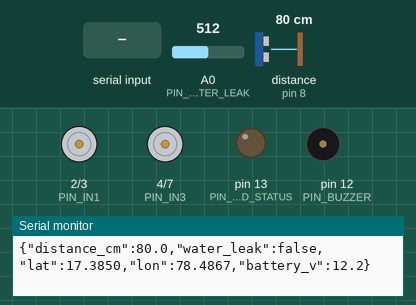
Recording of a sketch running on a simulated Arduino Uno, built with avr-gcc and run on an emulated ATmega328P. On the bench: motor-driver pin pairs drawn as motors (green arrow = first pin HIGH = forward, orange = second pin HIGH = backward, longer = more drive, scaled by the enable pin), output pins drawn as LEDs (lit = HIGH), buzzer (waves = sounding, pin HIGH), the last lines printed to the serial monitor. Wiring (inferred from the names in the program): ultrasonic range finder: trigger pin 9; echo pin 8. Dashed ring = blinking. The inputs (shaded band) are chosen by the test bench; at power-on: distance to the obstacle (sensor on pin 8) 80 cm, A0 (PIN_WATER_LEAK) = 512. The echo pulse lasts 58.3 µs per cm; pins used as bus, display or sensor lines are not drawn.

Above: at 1.3 s.
1.4 s: distance to the obstacle (sensor on pin 8) set to 29 cm
2.9 s: distance to the obstacle (sensor on pin 8) set to 23 cm
At 3.06 s:
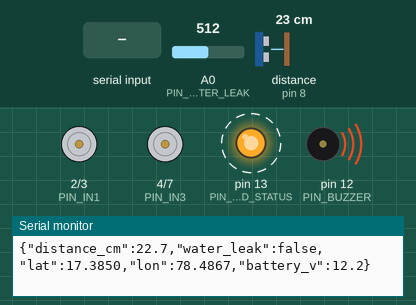
5.9 s: "B90\n" received over Serial
At 6.18 s:
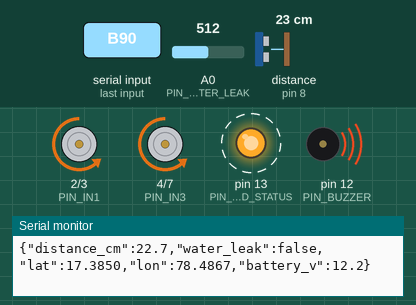
8.9 s: distance to the obstacle (sensor on pin 8) set to 4 cm
11.9 s: distance to the obstacle (sensor on pin 8) set to 2 cm
At 12.7 s:
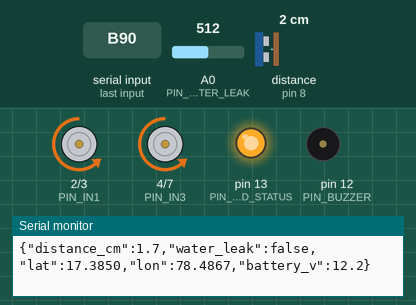
13.5 s: byte 70 ('F') received over Serial
At 16.3 s:
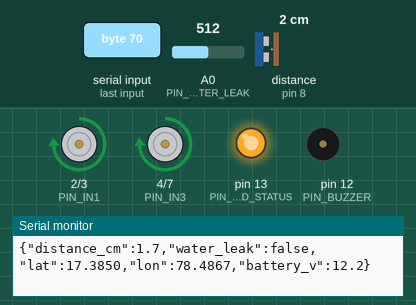
Timing chart, 0 to 17.5 s (numbered marks = the images above; inputs shaded):
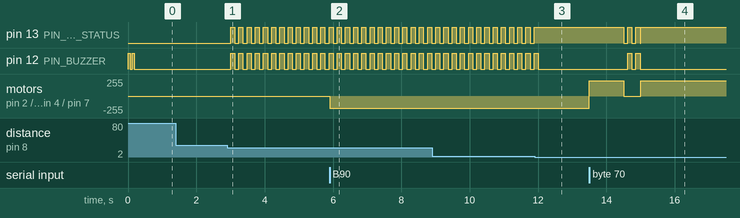

Measured:
- the behaviour switches between 26 and 25 cm on distance to the obstacle (sensor on pin 8) (found by bisection; images 0 and 1)
- the behaviour switches between 3 and 2 cm on distance to the obstacle (sensor on pin 8) (found by bisection; images 2 and 3)
- after the input at 2.9 s, pin 13 (PIN_LED_STATUS), pin 12 (PIN_BUZZER): alternates HIGH for 0.12 s and LOW for 0.12 s, starting after 0.11 s
- after the input at 5.9 s, motor on pin 2 (PIN_IN1) / pin 3 (PIN_IN2), motor on pin 4 (PIN_IN3) / pin 7 (PIN_IN4): stopped → backward 180/255 at once
- after the input at 11.9 s, pin 13 (PIN_LED_STATUS): stops changing and stays HIGH; pin 12 (PIN_BUZZER): goes on until 12.0 s, then stays LOW
- after the input at 13.5 s, pin 13 (PIN_LED_STATUS): goes LOW 0.12 s, HIGH 0.12 s, LOW 0.12 s, HIGH 0.12 s, LOW 0.02 s, then HIGH, starting after 1.0 s; pin 12 (PIN_BUZZER): alternates HIGH for 0.12 s and LOW for 0.12 s, 4 changes in all, then stays LOW, starting after 1.1 s

The sketch:

arduino_uno_actuator.ino
```cpp
/*
 ==============================================================================
  AquaNav Autonomous Marine Surface Vessel - Arduino Uno Actuator Firmware
  Target Board : Arduino Uno R3 / R4 (ATmega328P / RA4M1)
  Framework    : Arduino AVR
  Baud Rate    : 115200 Baud (Hardware Serial UART to ESP32-S3)
 ==============================================================================
  Exact Physical Pinout:
    - L298N Dual H-Bridge Motor Driver:
        * ENA = D5 (Left Motor Speed PWM)
        * IN1 = D2 (Left Motor Direction 1)
        * IN2 = D3 (Left Motor Direction 2)
        * IN3 = D4 (Right Motor Direction 1)
        * IN4 = D7 (Right Motor Direction 2)
        * ENB = D6 (Right Motor Speed PWM)
    - HC-SR04 Ultrasonic Distance Sensor:
        * TRIG = D9 (Output)
        * ECHO = D8 (Input)
    - NEO-6M GPS Module (SoftwareSerial @ 9600 baud):
        * RX = D10 (Connects to GPS Module TX)
        * TX = D11 (Connects to GPS Module RX)
    - HW-038 Water Leak / Bilge Sensor:
        * Analog Out = A0 (Threshold: dry > 700, wet < 400)
    - 2-Pin Active Acoustic Siren Buzzer:
        * Positive (+) = D12
        * Negative (-) = GND
    - Status Indicator:
        * Built-in LED = D13
 ==============================================================================
*/

#include <Arduino.h>
#include <SoftwareSerial.h>

// ----------------------------------------------------------------------------
// 1. PIN DEFINITIONS
// ----------------------------------------------------------------------------
// L298N Motor Driver Pins
const int PIN_ENA = 5;
const int PIN_IN1 = 2;
const int PIN_IN2 = 3;
const int PIN_IN3 = 4;
const int PIN_IN4 = 7;
const int PIN_ENB = 6;

// HC-SR04 Ultrasonic Distance Sensor Pins
const int PIN_TRIG = 9;
const int PIN_ECHO = 8;

// NEO-6M GPS Module (SoftwareSerial)
const int PIN_GPS_RX = 10; // Connects to GPS TX
const int PIN_GPS_TX = 11; // Connects to GPS RX

// HW-038 Water Leak Sensor
const int PIN_WATER_LEAK = A0;
const int WATER_LEAK_THRESHOLD = 400; // Trigger when reading < 400

// 2-Pin Active Buzzer & LED Status
const int PIN_BUZZER = 12;
const int PIN_LED_STATUS = 13;

// SoftwareSerial instance for NEO-6M GPS
SoftwareSerial gpsSerial(PIN_GPS_RX, PIN_GPS_TX);

// ----------------------------------------------------------------------------
// 2. CONFIGURATION & STATE
// ----------------------------------------------------------------------------
const int SPEED_FORWARD = 230;  // Full forward propulsion PWM (0-255)
const int SPEED_TURN    = 210;  // Pivot turn PWM
const int SPEED_REVERSE = 180;  // Reverse PWM

const float OBSTACLE_COLLISION_THRESHOLD_CM = 25.0; // Collision stop if < 25 cm
const unsigned long TELEMETRY_INTERVAL_MS   = 500;  // 500ms cloud sync rate

char activeCommand = 'S';       // Default to Stop on startup until commanded
bool cloudSirenActive = false;
bool obstacleFailsafeActive = false;
bool waterLeakFailsafeActive = false;

unsigned long lastTelemetryTime = 0;
unsigned long lastBuzzerToggleTime = 0;
bool buzzerPulseState = false;

// GPS State (Fallback to Hyderabad Marine / Benchmark coordinates)
float currentLat = 17.3850;
float currentLon = 78.4867;
float currentBatteryV = 12.20;

// NMEA sentence parsing buffer
char nmeaBuffer[85];
uint8_t nmeaIdx = 0;

// ----------------------------------------------------------------------------
// 3. MOTOR DRIVER PRIMITIVES (L298N)
// ----------------------------------------------------------------------------
void applyMotorSpeeds(int speedLeft, int speedRight) {
    analogWrite(PIN_ENA, constrain(speedLeft, 0, 255));
    analogWrite(PIN_ENB, constrain(speedRight, 0, 255));
}

void motorsStop() {
    digitalWrite(PIN_IN1, LOW);
    digitalWrite(PIN_IN2, LOW);
    digitalWrite(PIN_IN3, LOW);
    digitalWrite(PIN_IN4, LOW);
    applyMotorSpeeds(0, 0);
}

void motorsForward() {
    digitalWrite(PIN_IN1, HIGH);
    digitalWrite(PIN_IN2, LOW);
    digitalWrite(PIN_IN3, HIGH);
    digitalWrite(PIN_IN4, LOW);
    applyMotorSpeeds(SPEED_FORWARD, SPEED_FORWARD);
}

void motorsReverse() {
    digitalWrite(PIN_IN1, LOW);
    digitalWrite(PIN_IN2, HIGH);
    digitalWrite(PIN_IN3, LOW);
    digitalWrite(PIN_IN4, HIGH);
    applyMotorSpeeds(SPEED_REVERSE, SPEED_REVERSE);
}

void motorsSpinLeft() {
    digitalWrite(PIN_IN1, LOW);
    digitalWrite(PIN_IN2, HIGH);
    digitalWrite(PIN_IN3, HIGH);
    digitalWrite(PIN_IN4, LOW);
    applyMotorSpeeds(SPEED_TURN, SPEED_TURN);
}

void motorsSpinRight() {
    digitalWrite(PIN_IN1, HIGH);
    digitalWrite(PIN_IN2, LOW);
    digitalWrite(PIN_IN3, LOW);
    digitalWrite(PIN_IN4, HIGH);
    applyMotorSpeeds(SPEED_TURN, SPEED_TURN);
}

void executeMotorCommand(char cmd) {
    // Hardware Safety Overrides:
    // If obstacle is under 25cm, forward and turning propulsion are halted to prevent collisions.
    if (obstacleFailsafeActive && (cmd == 'F' || cmd == 'L' || cmd == 'R')) {
        motorsStop();
        return;
    }

    // If water leak is detected, cut all motor power immediately
    if (waterLeakFailsafeActive) {
        motorsStop();
        return;
    }

    switch (cmd) {
        case 'F': motorsForward();   break;
        case 'B': motorsReverse();   break;
        case 'L': motorsSpinLeft();  break;
        case 'R': motorsSpinRight(); break;
        case 'S':
        default:  motorsStop();      break;
    }
}

// ----------------------------------------------------------------------------
// 4. SENSORS (ULTRASONIC, WATER LEAK & GPS)
// ----------------------------------------------------------------------------
float sampleUltrasonicDistanceCm() {
    digitalWrite(PIN_TRIG, LOW);
    delayMicroseconds(2);
    digitalWrite(PIN_TRIG, HIGH);
    delayMicroseconds(10);
    digitalWrite(PIN_TRIG, LOW);

    // Timeout 25000us ~ 4.2m
    unsigned long duration = pulseIn(PIN_ECHO, HIGH, 25000UL);
    if (duration == 0) {
        return 999.0;
    }

    float dist = (duration * 0.0343) / 2.0;
    if (dist <= 0.5) {
        return 999.0;
    }
    return dist;
}

bool sampleWaterLeakSensor() {
    int rawVal = analogRead(PIN_WATER_LEAK);
    return (rawVal < WATER_LEAK_THRESHOLD);
}

// Lightweight NMEA GPRMC / GPGGA coordinate parser
float parseNmeaCoord(const char* s, char hemi) {
    float raw = atof(s);
    int deg = (int)(raw / 100.0);
    float minutes = raw - (deg * 100.0);
    float decimal = (float)deg + (minutes / 60.0);
    if (hemi == 'S' || hemi == 'W') {
        decimal = -decimal;
    }
    return decimal;
}

void parseGpsSentence(const char* nmea) {
    // Check for $GPRMC sentence: $GPRMC,time,status,lat,N,lon,E,...
    if (strncmp(nmea, "$GPRMC", 6) == 0 || strncmp(nmea, "$GNRMC", 6) == 0) {
        char buf[85];
        strncpy(buf, nmea, sizeof(buf) - 1);
        buf[sizeof(buf) - 1] = '\0';

        char* p = buf;
        int field = 0;
        char* tokens[12];
        while (p && field < 12) {
            tokens[field++] = p;
            p = strchr(p, ',');
            if (p) {
                *p = '\0';
                p++;
            }
        }

        // Field 2 is status ('A'=valid fix, 'V'=warning)
        if (field >= 7 && tokens[2] && tokens[2][0] == 'A') {
            if (strlen(tokens[3]) > 4 && strlen(tokens[5]) > 4) {
                char latHemi = tokens[4] ? tokens[4][0] : 'N';
                char lonHemi = tokens[6] ? tokens[6][0] : 'E';
                float parsedLat = parseNmeaCoord(tokens[3], latHemi);
                float parsedLon = parseNmeaCoord(tokens[5], lonHemi);
                if (abs(parsedLat) > 0.01 && abs(parsedLon) > 0.01) {
                    currentLat = parsedLat;
                    currentLon = parsedLon;
                }
            }
        }
    }
}

void readGpsStream() {
    while (gpsSerial.available() > 0) {
        char c = (char)gpsSerial.read();
        if (c == '$') {
            nmeaIdx = 0;
            nmeaBuffer[nmeaIdx++] = c;
        } else if (nmeaIdx > 0 && nmeaIdx < sizeof(nmeaBuffer) - 1) {
            if (c == '\r' || c == '\n') {
                nmeaBuffer[nmeaIdx] = '\0';
                parseGpsSentence(nmeaBuffer);
                nmeaIdx = 0;
            } else {
                nmeaBuffer[nmeaIdx++] = c;
            }
        }
    }
}

// ----------------------------------------------------------------------------
// 5. BUZZER & ACOUSTIC SIREN LOGIC
// ----------------------------------------------------------------------------
void updateBuzzer() {
    unsigned long now = millis();

    // Priority 1: Water leak emergency -> fast continuous alarm
    if (waterLeakFailsafeActive) {
        digitalWrite(PIN_BUZZER, HIGH);
        digitalWrite(PIN_LED_STATUS, HIGH);
        return;
    }

    // Priority 2: Obstacle collision fail-safe -> intermittent warning chirps
    if (obstacleFailsafeActive) {
        if (now - lastBuzzerToggleTime >= 120) {
            lastBuzzerToggleTime = now;
            buzzerPulseState = !buzzerPulseState;
            digitalWrite(PIN_BUZZER, buzzerPulseState ? HIGH : LOW);
            digitalWrite(PIN_LED_STATUS, buzzerPulseState ? HIGH : LOW);
        }
        return;
    }

    // Priority 3: Cloud siren / SOS command active -> pulsing siren pattern
    if (cloudSirenActive) {
        if (now - lastBuzzerToggleTime >= 250) {
            lastBuzzerToggleTime = now;
            buzzerPulseState = !buzzerPulseState;
            digitalWrite(PIN_BUZZER, buzzerPulseState ? HIGH : LOW);
            digitalWrite(PIN_LED_STATUS, buzzerPulseState ? HIGH : LOW);
        }
        return;
    }

    // Default: Buzzer off
    digitalWrite(PIN_BUZZER, LOW);
    digitalWrite(PIN_LED_STATUS, (activeCommand != 'S') ? HIGH : LOW);
}

// ----------------------------------------------------------------------------
// 6. SERIAL UART COMMAND HANDLER & TELEMETRY STREAMER
// ----------------------------------------------------------------------------
void handleSerialCommands() {
    while (Serial.available() > 0) {
        char inChar = (char)Serial.read();

        // Directional steering commands
        if (inChar == 'F' || inChar == 'B' || inChar == 'L' || inChar == 'R' || inChar == 'S') {
            activeCommand = inChar;
            executeMotorCommand(activeCommand);
        }
        // Siren & Alarm commands from Cloud
        else if (inChar == 'A') {
            cloudSirenActive = true;
        } else if (inChar == 'C') {
            cloudSirenActive = false;
        }
    }
}

void streamTelemetryJson(float distanceCm, bool isLeak) {
    // Single compact JSON line for ESP32-S3 UART Bridge (115200 baud)
    Serial.print(F("{\"distance_cm\":"));
    Serial.print(distanceCm, 1);
    Serial.print(F(",\"water_leak\":"));
    Serial.print(isLeak ? F("true") : F("false"));
    Serial.print(F(",\"lat\":"));
    Serial.print(currentLat, 4);
    Serial.print(F(",\"lon\":"));
    Serial.print(currentLon, 4);
    Serial.print(F(",\"battery_v\":"));
    Serial.print(currentBatteryV, 1);
    Serial.println(F("}"));
}

// ----------------------------------------------------------------------------
// 7. SETUP & MAIN EXECUTION LOOP
// ----------------------------------------------------------------------------
void setup() {
    // Hardware Serial to ESP32-S3 Bridge at 115200 baud
    Serial.begin(115200);

    // SoftwareSerial to NEO-6M GPS at 9600 baud
    gpsSerial.begin(9600);

    // Initialize Motor Driver Pins
    pinMode(PIN_ENA, OUTPUT);
    pinMode(PIN_IN1, OUTPUT);
    pinMode(PIN_IN2, OUTPUT);
    pinMode(PIN_IN3, OUTPUT);
    pinMode(PIN_IN4, OUTPUT);
    pinMode(PIN_ENB, OUTPUT);

    // Initialize Sensors & Indicators
    pinMode(PIN_TRIG, OUTPUT);
    pinMode(PIN_ECHO, INPUT);
    pinMode(PIN_WATER_LEAK, INPUT_PULLUP);
    pinMode(PIN_BUZZER, OUTPUT);
    pinMode(PIN_LED_STATUS, OUTPUT);

    // Initial safe state
    motorsStop();
    digitalWrite(PIN_BUZZER, LOW);
    digitalWrite(PIN_LED_STATUS, LOW);

    // Two short power-on confirmation chirps
    digitalWrite(PIN_BUZZER, HIGH);
    delay(60);
    digitalWrite(PIN_BUZZER, LOW);
    delay(60);
    digitalWrite(PIN_BUZZER, HIGH);
    delay(60);
    digitalWrite(PIN_BUZZER, LOW);
}

void loop() {
    // 1. Process incoming commands from ESP32-S3 over Hardware Serial (115200 baud)
    handleSerialCommands();

    // 2. Read GPS stream from NEO-6M
    readGpsStream();

    // 3. Update acoustic buzzer & failsafe alerts
    updateBuzzer();

    // 4. Periodic sensor evaluation & JSON telemetry broadcast
    unsigned long now = millis();
    if (now - lastTelemetryTime >= TELEMETRY_INTERVAL_MS) {
        lastTelemetryTime = now;

        float distanceCm = sampleUltrasonicDistanceCm();
        bool isLeak      = sampleWaterLeakSensor();

        // Evaluate ultrasonic obstacle collision stop (< 25 cm)
        if (distanceCm > 2.0 && distanceCm < OBSTACLE_COLLISION_THRESHOLD_CM) {
            obstacleFailsafeActive = true;
            if (activeCommand == 'F' || activeCommand == 'L' || activeCommand == 'R') {
                motorsStop();
            }
        } else {
            obstacleFailsafeActive = false;
        }

        // Evaluate bilge water leak
        if (isLeak) {
            waterLeakFailsafeActive = true;
            motorsStop();
        } else {
            waterLeakFailsafeActive = false;
        }

        // Resume motion if failsafes are clear and command is active
        if (!obstacleFailsafeActive && !waterLeakFailsafeActive && activeCommand != 'S') {
            executeMotorCommand(activeCommand);
        }

        // Stream JSON line to ESP32-S3
        streamTelemetryJson(distanceCm, isLeak);
    }
}
```
